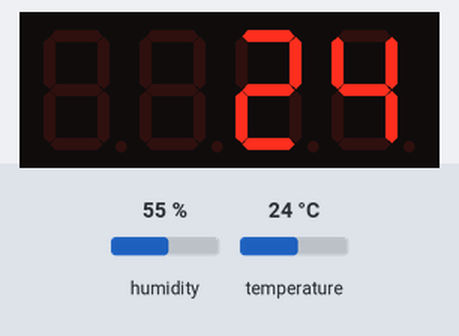
This program was run on a simulated MicroPython board. On the bench: 4-digit seven-segment display. The inputs (shaded band) are chosen by the test bench; at power-on: temperature 24 °C, humidity 55 %. WiFi joins after 1.5 s; web requests get an empty 200 reply after 0.4 s; what the program prints to the serial console is not drawn.

Above: at 3.2 s.
3.3 s: temperature set to 12 °C
At 4.8 s:
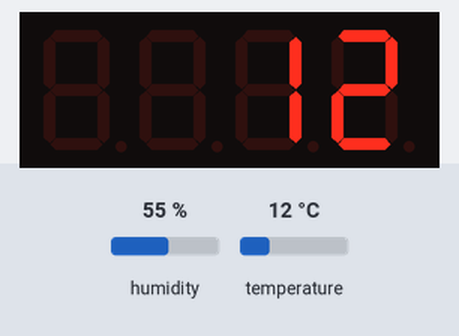
5.2 s: temperature set to 19 °C
At 6.6 s:
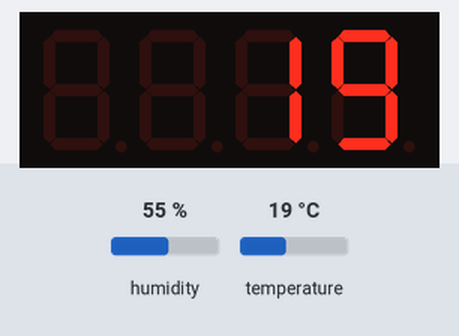
6.9 s: temperature set to 28 °C
At 7.5 s:
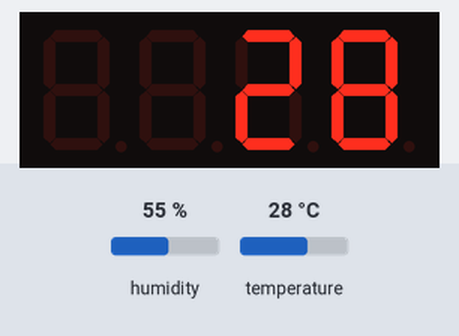
Timing chart, 0 to 9.9 s (numbered marks = the images above; inputs shaded):
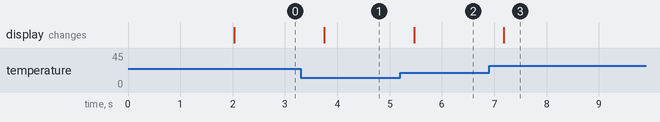

The program:

main.py
```python
import urequests
import network
import socket
import time
import json
import dht
from machine import Pin
from micropython import const
from time import sleep_us

TM1637_CMD1 = const(64)  # 0x40 data command
TM1637_CMD2 = const(192) # 0xC0 address command
TM1637_CMD3 = const(128) # 0x80 display control command
TM1637_DSP_ON = const(8) # 0x08 display on
TM1637_DELAY = const(10) # 10us delay between clk/dio pulses

# 0-9, a-f, blank, dash
_SEGMENTS = [63,6,91,79,102,109,125,7,127,111,119,124,57,94,121,113,0,64]

class TM1637(object):
    """Library for quad 7-segment LED modules based on the TM1637 LED driver."""
    def __init__(self, clk, dio, brightness=7):
        self.clk = clk
        self.dio = dio

        if not 0 <= brightness <= 7:
            raise ValueError("Brightness out of range")
        self._brightness = brightness

        self.clk.init(Pin.OUT, value=0)
        self.dio.init(Pin.OUT, value=0)
        sleep_us(TM1637_DELAY)

        self._write_data_cmd()
        self._write_dsp_ctrl()

    def _start(self):
        self.dio(0)
        sleep_us(TM1637_DELAY)
        self.clk(0)
        sleep_us(TM1637_DELAY)

    def _stop(self):
        self.dio(0)
        sleep_us(TM1637_DELAY)
        self.clk(1)
        sleep_us(TM1637_DELAY)
        self.dio(1)

    def _write_data_cmd(self):
        # automatic address increment, normal mode
        self._start()
        self._write_byte(TM1637_CMD1)
        self._stop()

    def _write_dsp_ctrl(self):
        # display on, set brightness
        self._start()
        self._write_byte(TM1637_CMD3 | TM1637_DSP_ON | self._brightness)
        self._stop()

    def _write_byte(self, b):
        for i in range(8):
            self.dio((b >> i) & 1)
            sleep_us(TM1637_DELAY)
            self.clk(1)
            sleep_us(TM1637_DELAY)
            self.clk(0)
            sleep_us(TM1637_DELAY)
        self.clk(0)
        sleep_us(TM1637_DELAY)
        self.clk(1)
        sleep_us(TM1637_DELAY)
        self.clk(0)
        sleep_us(TM1637_DELAY)

    def brightness(self, val=None):
        """Set the display brightness 0-7."""
        # brightness 0 = 1/16th pulse width
        # brightness 7 = 14/16th pulse width
        if val is None:
            return self._brightness
        if not 0 <= val <= 7:
            raise ValueError("Brightness out of range")

        self._brightness = val
        self._write_data_cmd()
        self._write_dsp_ctrl()

    def write(self, segments, pos=0):
        """Display up to 4 segments moving right from a given position.
        The MSB in the 2nd segment controls the colon between the 2nd
        and 3rd segments."""
        if not 0 <= pos <= 3:
            raise ValueError("Position out of range")
        self._write_data_cmd()
        self._start()

        self._write_byte(TM1637_CMD2 | pos)
        for seg in segments:
            self._write_byte(seg)
        self._stop()
        self._write_dsp_ctrl()

    def encode_digit(self, digit):
        """Convert a character 0-9, a-f to a segment."""
        return _SEGMENTS[digit & 0x0f]

    def encode_string(self, string):
        """Convert an up to 4 character length string containing 0-9, a-f,
        space, dash to an array of segments, matching the length of the
        source string."""
        segments = bytearray(4)
        for i in range(0, min(4, len(string))):
            segments[i] = self.encode_char(string[i])
        return segments

    def encode_char(self, char):
        """Convert a character 0-9, a-f, space or dash to a segment."""
        o = ord(char)
        # space
        if o == 32:
            return _SEGMENTS[16]
        # dash
        if o == 45:
            return _SEGMENTS[17]
        # uppercase A-F
        if o >= 65 and o <= 70:
            return _SEGMENTS[o-55]
        # lowercase a-f
        if o >= 97 and o <= 102:
            return _SEGMENTS[o-87]
        # 0-9
        if o >= 48 and o <= 57:
            return _SEGMENTS[o-48]
        raise ValueError("Character out of range")

    def hex(self, val):
        """Display a hex value 0x0000 through 0xffff, right aligned."""
        string = '{:04x}'.format(val & 0xffff)
        self.write(self.encode_string(string))

    def number(self, num):
        """Display a numeric value -999 through 9999, right aligned."""
        # limit to range -999 to 9999
        num = max(-999, min(num, 9999))
        string = '{0: >4d}'.format(num)
        self.write(self.encode_string(string))

    def numbers(self, num1, num2, colon=True):
        """Display two numeric values -9 through 99, with leading zeros
        and separated by a colon."""
        num1 = max(-9, min(num1, 99))
        num2 = max(-9, min(num2, 99))
        segments = self.encode_string('{0:0>2d}{1:0>2d}'.format(num1, num2))
        # colon on
        if colon:
            segments[1] |= 0x80
        self.write(segments)

    def temperature(self, num):
        if num < -9:
            self.write([0x38, 0x3F]) # LO
        elif num > 99:
            self.write([0x76, 0x06]) # HI
        else:
            string = '{0: >2d}'.format(num)
            self.write(self.encode_string(string))
        self.write([0x63, 0x39], 2) # degrees C

tm = TM1637(clk=Pin(5),dio=Pin(4))

d = dht.DHT11(Pin(12))

DEVICE_ID='23355283'
API_KEY='pj4KUGgTVLFnz6Z0BY0bBxrWm=k='

SSID="CMCC_Robots"
PASSWORD="hexie0632!!"
wlan=None
s=None

def connectWifi(ssid,passwd):
  global wlan
  wlan=network.WLAN(network.STA_IF)
  wlan.active(True)
  wlan.disconnect()
  wlan.connect(ssid,passwd)
  while(wlan.ifconfig()[0]=='0.0.0.0'):
    time.sleep(1)
  return True

def http_put_data(temp,hum):
    url='http://api.heclouds.com/devices/'+DEVICE_ID+'/datapoints'
    values={'datastreams':[{"id":"temp","datapoints":[{"value":temp}]},{"id":"hum","datapoints":[{"value":hum}]}]}
    jdata = json.dumps(values)
    try:
        urequests.post(url,data=jdata,headers={"api-key":API_KEY})
    except:
        print('系统错误，请重启继续使用')
    #return r


connectWifi(SSID,PASSWORD)

while True:
   d.measure()
   temp =int(d.temperature())
   hum =int(d.humidity())
   tm.number(temp)
   print("温度为%s 湿度为%s"%(temp,hum))
   http_put_data(temp,hum)
```

Measured:
- after the input at 3.3 s, the display: changes after 0.45 s (image 1)
- after the input at 5.2 s, the display: changes after 0.27 s (image 2)
- after the input at 6.9 s, the display: changes after 0.29 s (image 3)
